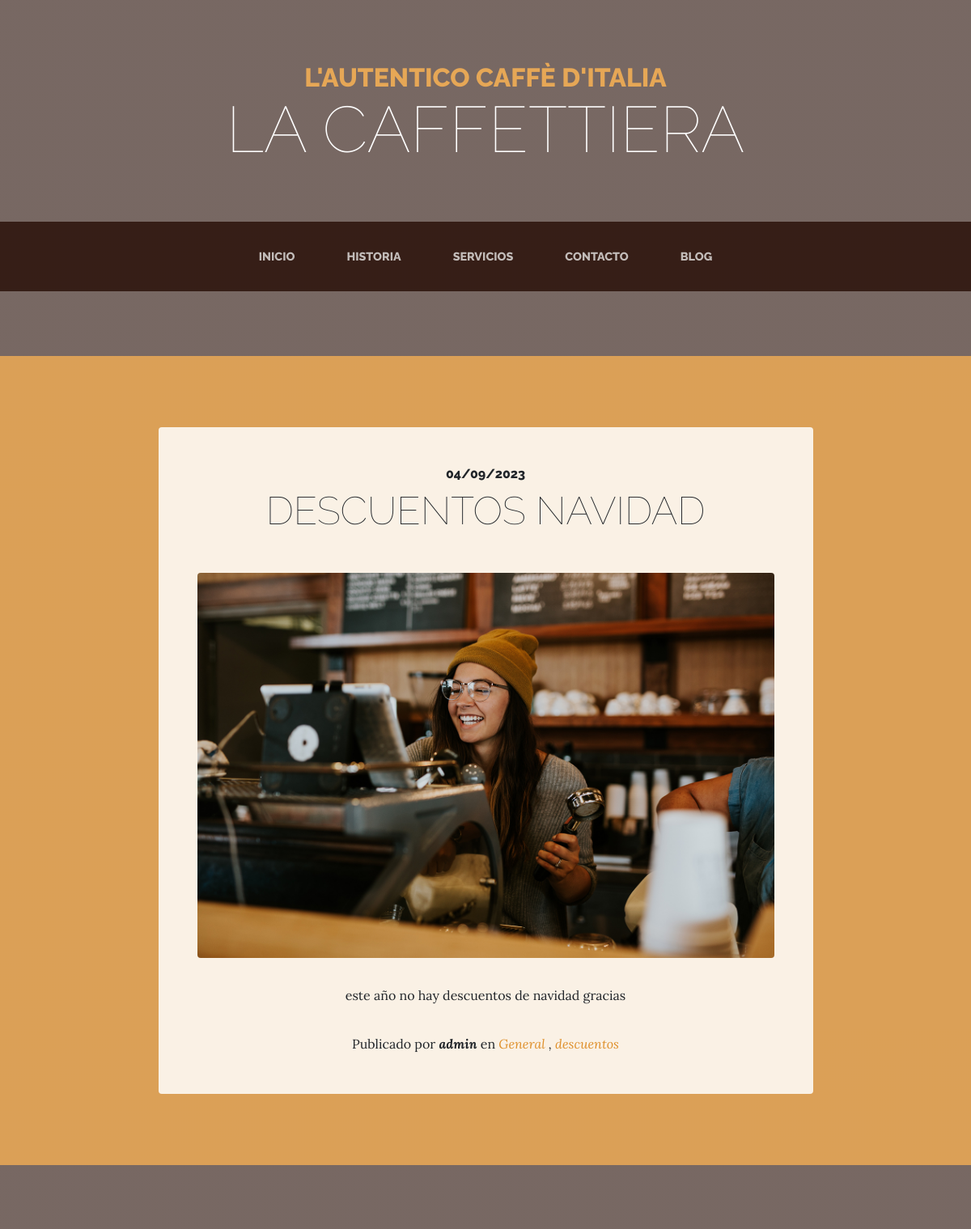
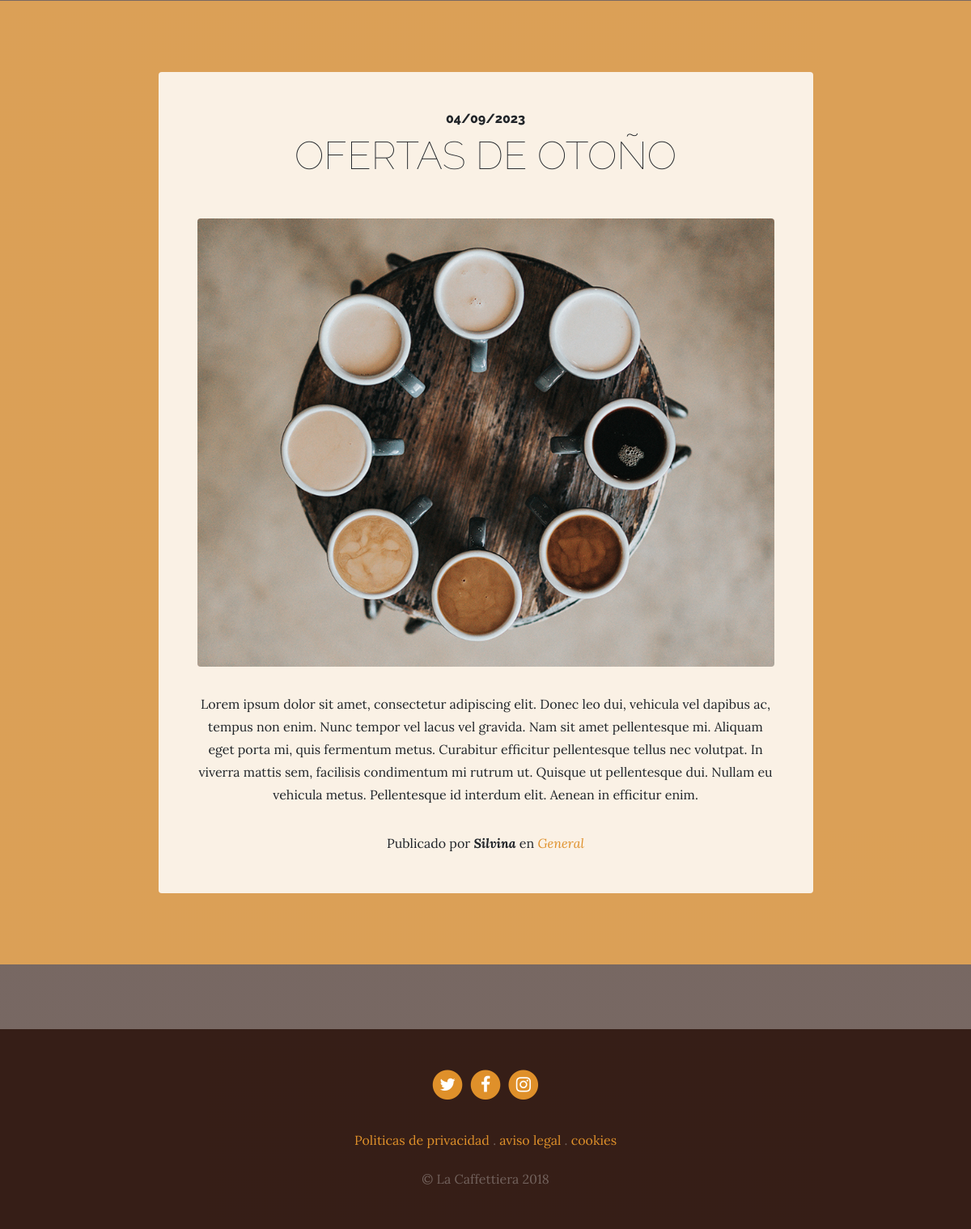
Screenshot of /blog/category/1/ with the database file from the repository (2 pictures, top to bottom).
### blog/models.py (models this page shows, shortened)
class Blog(models.Model):
    title=models.CharField(max_length=100,verbose_name='titulo')
    content=models.TextField(verbose_name='contenido')
    published=models.DateTimeField(verbose_name='publicacion', default=now)
    image=models.ImageField(verbose_name='imagen',upload_to="blog")
    author=models.ForeignKey(User, verbose_name="Autor", on_delete=models.CASCADE)
    categories=models.ManyToManyField(Category, verbose_name="Categorias")
    created=models.DateTimeField(auto_now_add=True,verbose_name='creado')
    updated=models.DateTimeField(auto_now=True,verbose_name='modificado')
    class Meta:
        verbose_name="Entrada"
        verbose_name_plural="Entradas"
        ordering=["-created"]

class Category(models.Model):
    name=models.CharField(max_length=100,verbose_name='Categoria')
    created=models.DateTimeField(auto_now_add=True,verbose_name='creado')
    updated=models.DateTimeField(auto_now=True,verbose_name='modificado')
    class Meta:
        verbose_name="Categoria"
        verbose_name_plural="Categorias"
        ordering=["name"]

### pages/models.py (models this page shows, shortened)
class Page(models.Model):
    title=models.CharField(max_length=50,verbose_name="Titulo")
    content=RichTextField(verbose_name="contenido")
    created=models.DateTimeField(auto_now_add=True, verbose_name='creacion')
    updated=models.DateTimeField(auto_now=True, verbose_name="modificacion")
    class Meta:
        verbose_name="Pagina"
        verbose_name_plural="Paginas"
        ordering=["title"]

### blog/views.py (the view)
# urls.py: path('category/<int:categoryId>/', views.category, name='category'),
def category(request, categoryId):
    category=get_object_or_404(Category, id=categoryId)
    blogs=Blog.objects.filter(categories=category)
    return render(request,"blog/category.html", {'category':category,'listBlogs':blogs})

### pages/templatetags/pages_secundary.py (called while the page is built)
@register.simple_tag
def get_list_pages():
    pages=Page.objects.all()
    return pages

### social/processors.py (called while the page is built)
def context(request):
    dict={}
    listSocial=Social.objects.all()
    for social in listSocial:
        dict[social.key]=social.url
    return dict

### blog/templates/blog/category.html (shortened to what this page needs)
{% extends 'core/base.html' %}
{% block content %}
{% load static %}
{% for blog in listBlogs %}
<section class="page-section cta">
  <div class="container">
    <div class="row">
      <div class="col-xl-9 mx-auto">
        <div class="cta-innerv text-center rounded">
          <h2 class="section-heading mb-5">
            <span class="section-heading-upper">{{blog.published | date:"SHORT_DATE_FORMAT"}}</span>
            <span class="section-heading-lower">{{blog.title}}</span>
          </h2>
          <p class="mb-0">
            <img class="mx-auto d-flex rounded img-fluid mb-3 mb-lg-0" src="{{blog.image.url}}" alt="">
          </p>
          <p class="mb-0 mbt">
            {{blog.content}}
          </p>
          <p class="mb-0 mbt">
            <span class="section-heading-under">Publicado por <em><b>{{blog.author}}</b></em> en
              {% for category in blog.categories.all %}
              <em><a href="{% url 'category' category.id%}" class="link">{{category.name}}</a> {% if not forloop.last %},{% endif %}</em>
              {% endfor %}
          </p>
        </div>
      </div>
    </div>
  </div>
</section>
{% endfor %}
{% endblock %}

### core/templates/core/base.html (shortened to what this page needs)
<!DOCTYPE html>
<html lang="es">
  <head>
    {% load static  %}
    <link href="{% static 'core/vendor/bootstrap/css/bootstrap.min.css' %}" rel="stylesheet">
    <link href="{% static 'core/vendor/font-awesome/css/font-awesome.min.css' %}" rel="stylesheet" type="text/css">
    <link href="{% static 'core/css/business-casual.css' %}" rel="stylesheet">
  </head>
  <body>
    <h1 class="site-heading text-center text-white d-none d-lg-block">
      <span class="site-heading-upper text-primary mb-3">L'autentico caffè d'italia</span>
      <span class="site-heading-lower">La Caffettiera</span>
    </h1>
    <nav class="navbar navbar-expand-lg navbar-dark py-lg-4" id="mainNav">
      <div class="container">
        <div class="collapse navbar-collapse" id="navbarResponsive">
          <ul class="navbar-nav mx-auto">
            <li class="nav-item {% if request.path == '/' %} active {% endif %} px-lg-4">
              <a class="nav-link text-uppercase text-expanded" href="{% url 'home'%}">Inicio</a>
            </li>
            <li class="nav-item {% if request.path == '/about/' %} active {% endif %} px-lg-4">
              <a class="nav-link text-uppercase text-expanded" href="{% url 'about'%}">Historia</a>
            </li>
            <li class="nav-item {% if request.path == '/services/' %} active {% endif %} px-lg-4">
              <a class="nav-link text-uppercase text-expanded" href="{% url 'services'%}">Servicios</a>
            </li>
            <li class="nav-item {% if request.path == '/contact/' %} active {% endif %} px-lg-4">
              <a class="nav-link text-uppercase text-expanded" href="{% url 'contact'%}">Contacto</a>
            </li>
            <li class="nav-item {% if request.path == '/blog/' %} active {% endif %} px-lg-4">
              <a class="nav-link text-uppercase text-expanded" href="{% url 'blog'%}">Blog</a>
            </li>
          </ul>
        </div>
      </div>
    </nav>
    {% block content %}
    {% endblock  %}
    <footer class="footer text-faded text-center py-5">
      <div class="container">
        <p class="m-0">
          {% if red_twitter %}
	        <a href="#" class="link">
	          <span class="fa-stack fa-lg">
	            <i class="fa fa-circle fa-stack-2x"></i>
	            <i class="fa fa-twitter fa-stack-1x fa-inverse"></i>
	          </span>
	        </a>
          {% endif  %}
          {% if red_facebook %}
	        <a href="{{red_facebook}}" class="link">
	          <span class="fa-stack fa-lg">
	            <i class="fa fa-circle fa-stack-2x"></i>
	            <i class="fa fa-facebook fa-stack-1x fa-inverse"></i>
	          </span>
	        </a>
          {% endif %}
          {% if red_instagram  %}
	        <a href="{{red_instagram}}" class="link">
	          <span class="fa-stack fa-lg">
	            <i class="fa fa-circle fa-stack-2x"></i>
	            <i class="fa fa-instagram fa-stack-1x fa-inverse"></i>
	          </span>
	        </a>
          {% endif %}
	    </p>
        <p class="m-0 mbt">
          {% load pages_secundary%}
          {% get_list_pages as listPages%}
          {% for pages in  listPages %}
          <a href="{% url 'pages' pages.id%}" class="link">{{pages.title}} </a> {% if not forloop.last %}.{% endif %}
          {% endfor %}
		</p>
        <p class="m-0 mbt1">&copy; La Caffettiera 2018</p>
      </div>
	</footer>
  </body>
</html>

### core/static/core/css/business-casual.css (style rules this page uses)
body { font-family: 'Lora'; background: linear-gradient(rgba(47, 23, 15, 0.65), rgba(47, 23, 15, 0.65)), url("../img/bg.jpg"); background-attachment: fixed; background-position: center; background-size: cover; }
h1, h2, h3, h4, h5, h6 { font-family: 'Raleway'; }
p { line-height: 1.75; }
.text-faded { color: rgba(255, 255, 255, 0.3); }
.site-heading { margin-top: 5rem; margin-bottom: 5rem; text-transform: uppercase; line-height: 1; font-family: 'Raleway'; }
.site-heading .site-heading-upper { display: block; font-size: 2rem; font-weight: 800; }
.site-heading .site-heading-lower { font-size: 5rem; font-weight: 100; line-height: 4rem; }
.page-section { margin-top: 5rem; margin-bottom: 5rem; }
.section-heading { text-transform: uppercase; }
.section-heading .section-heading-upper { display: block; font-size: 1rem; font-weight: 800; padding-bottom:.5rem; }
.section-heading .section-heading-lower { display: block; font-size: 3rem; font-weight: 100; }
#mainNav { background-color: rgba(47, 23, 15, 0.9); font-family: 'Raleway'; }
#mainNav .navbar-nav .nav-item .nav-link { color: rgba(255, 255, 255, 0.7); font-weight: 800; }
@media (min-width: 992px) { #mainNav .navbar-nav .nav-item .nav-link { font-size: 0.9rem; } }
.cta { padding-top: 5rem; padding-bottom: 5rem; background-color: rgba(230, 167, 86, 0.9); }
.cta .cta-innerv { position: relative; padding: 3rem; margin: 0.5rem; background-color: rgba(255, 255, 255, 0.85); }
.footer { background-color: rgba(47, 23, 15, 0.9); }
.text-primary { color: #e6a756 !important; }
.mbt { padding-top: 2rem; }
.mbt1 { padding-top: 1.25rem; }
a.link { color: #df902a; }

### rows the page displays
Blog: published "04/09/2023", title "DESCUENTOS NAVIDAD", image (picture), content "este año no hay descuentos de navidad gracias", author "admin"
Category: name "General"
Category: name "descuentos"
Blog: published "04/09/2023", title "OFERTAS DE OTOÑO", image (picture), content "Lorem ipsum dolor sit amet, consectetur adipiscing elit. Donec leo dui, vehicula vel dapibus ac, tempus non enim. Nunc tempor vel lacus vel gravida. Nam sit amet pellentesque mi. Aliquam eget porta mi, quis fermentum metus. Curabitur efficitur pellentesque tellus nec volutpat. In viverra mattis sem, facilisis condimentum mi rutrum ut. Quisque ut pellentesque dui. Nullam eu vehicula metus. Pellentesque id interdum elit. Aenean in efficitur enim.", author "Silvina"
Page: title "Politicas de privacidad"
Page: title "aviso legal"
Page: title "cookies"
